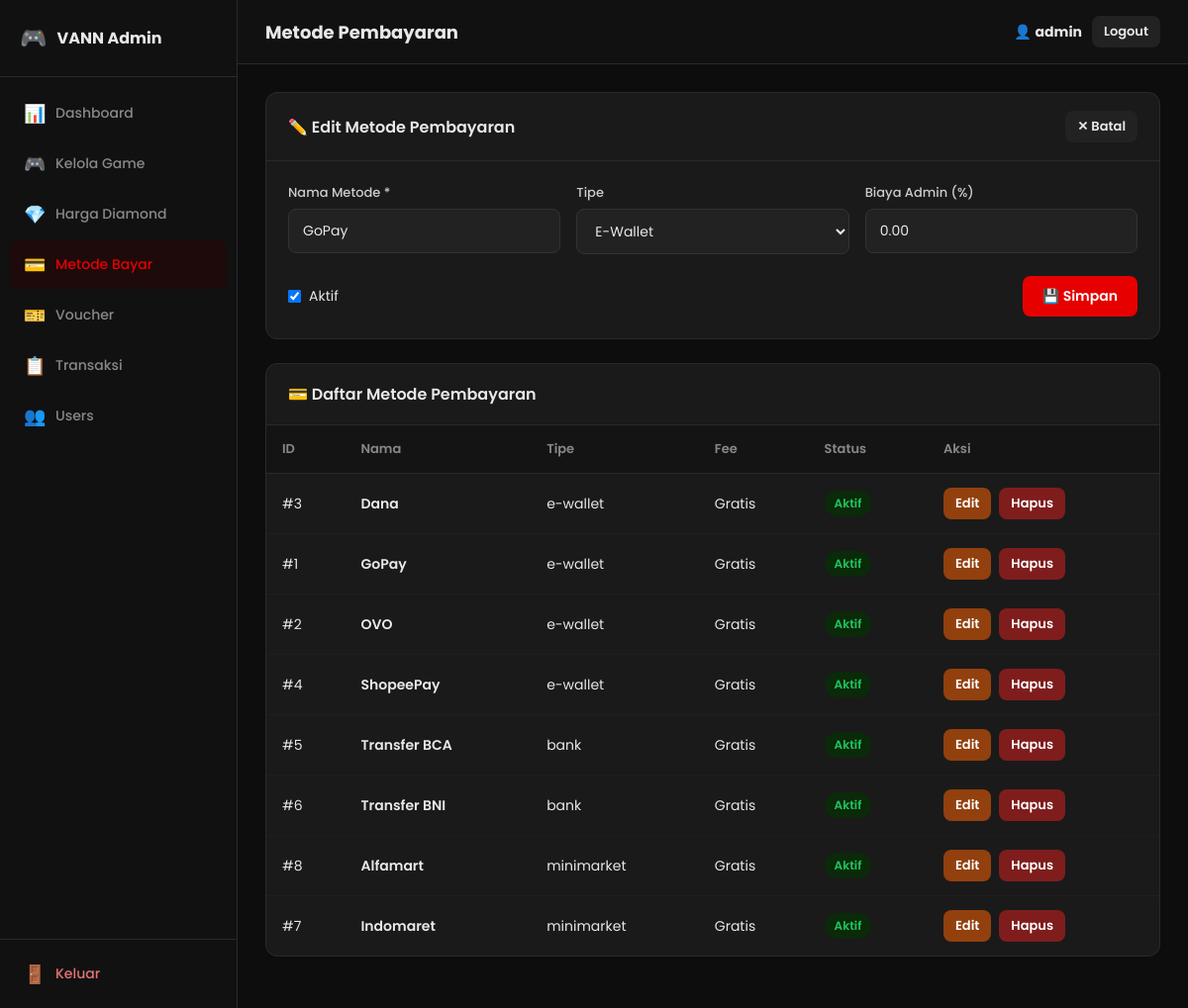
The app's page /admin/?page=payments&edit=1 with its own data.
### tables this page shows
CREATE TABLE IF NOT EXISTS payment_methods (
    method_id INT AUTO_INCREMENT PRIMARY KEY,
    method_name VARCHAR(100) NOT NULL,
    method_type ENUM('e-wallet','bank','minimarket','crypto') DEFAULT 'e-wallet',
    is_active TINYINT(1) DEFAULT 1,
    fee_pct DECIMAL(5,2) DEFAULT 0.00,
    created_at DATETIME DEFAULT NOW()
);

### config/helpers.php (called while the page is built, shortened)
<?php
function esc(string $str): string {
    return htmlspecialchars($str, ENT_QUOTES, 'UTF-8');
}

### admin/pages/payments.php (the view, shortened to what this page needs)
<?php
$edit = null;
if (isset($_GET['edit'])) {
    $eid  = intval($_GET['edit']);
    $edit = $conn->query("SELECT * FROM payment_methods WHERE method_id=$eid")->fetch_assoc();
}
$methods = $conn->query("SELECT * FROM payment_methods ORDER BY method_type, method_name");
?>
<div class="section-card" style="margin-bottom:24px;">
  <div class="section-header">
    <h2><?= $edit ? '✏️ Edit Metode Pembayaran' : '➕ Tambah Metode Pembayaran' ?></h2>
    <?php if ($edit): ?><a href="?page=payments" class="btn btn-sm btn-secondary">✕ Batal</a><?php endif; ?>
  </div>
  <form method="POST">
    <div class="form-grid">
      <div class="field">
        <label>Nama Metode *</label>
        <input type="text" name="method_name" value="<?= esc($edit['method_name'] ?? '') ?>" placeholder="Contoh: GoPay" required>
      </div>
      <div class="field">
        <label>Tipe</label>
        <select name="method_type">
          <?php foreach (['e-wallet'=>'E-Wallet','bank'=>'Transfer Bank','minimarket'=>'Minimarket','crypto'=>'Crypto'] as $v=>$l): ?>
          <option value="<?= $v ?>" <?= (($edit['method_type'] ?? 'e-wallet') === $v) ? 'selected' : '' ?>><?= $l ?></option>
          <?php endforeach; ?>
        </select>
      </div>
      <div class="field">
        <label>Biaya Admin (%)</label>
        <input type="number" name="fee_pct" value="<?= $edit['fee_pct'] ?? 0 ?>" step="0.01" min="0" placeholder="0 = gratis">
      </div>
    </div>
    <div style="display:flex;gap:20px;padding:0 22px 22px;align-items:center;">
      <label style="display:flex;align-items:center;gap:8px;font-size:14px;cursor:pointer;">
        <input type="checkbox" name="is_active" <?= (($edit['is_active'] ?? 1) ? 'checked' : '') ?>> Aktif
      </label>
      <button type="submit" class="btn btn-primary" style="margin-left:auto;">
        <?= $edit ? '💾 Simpan' : '➕ Tambah' ?>
      </button>
    </div>
  </form>
</div>
<div class="section-card">
  <div class="section-header"><h2>💳 Daftar Metode Pembayaran</h2></div>
  <div class="table-wrap">
    <table>
      <thead>
        <tr><th>ID</th><th>Nama</th><th>Tipe</th><th>Fee</th><th>Status</th><th>Aksi</th></tr>
      </thead>
      <tbody>
        <?php if ($methods->num_rows === 0): ?>
        <tr><td colspan="6"><div class="empty-state"><div class="icon">💳</div><p>Belum ada metode pembayaran.</p></div></td></tr>
        <?php else: ?>
        <?php while ($m = $methods->fetch_assoc()): ?>
        <tr>
          <td>#<?= $m['method_id'] ?></td>
          <td style="font-weight:600;"><?= esc($m['method_name']) ?></td>
          <td><?= esc($m['method_type']) ?></td>
          <td><?= $m['fee_pct'] > 0 ? $m['fee_pct'].'%' : 'Gratis' ?></td>
          <td>
            <a href="?page=payments&toggle=<?= $m['method_id'] ?>" style="text-decoration:none;">
              <span class="badge-status <?= $m['is_active'] ? 'badge-active' : 'badge-inactive' ?>">
                <?= $m['is_active'] ? 'Aktif' : 'Nonaktif' ?>
              </span>
            </a>
          </td>
          <td>
            <div class="cell-actions">
              <a href="?page=payments&edit=<?= $m['method_id'] ?>" class="btn btn-sm btn-warning">Edit</a>
              <a href="?page=payments&delete=<?= $m['method_id'] ?>" class="btn btn-sm btn-danger"
                 onclick="return confirm('Hapus metode ini?')">Hapus</a>
            </div>
          </td>
        </tr>
        <?php endwhile; ?>
        <?php endif; ?>
      </tbody>
    </table>
  </div>
</div>

### admin/assets/admin.css (style rules this page uses)
:root { --bg: #0d0d0d; --sidebar-bg: #111; --sidebar-w: 240px; --card-bg: #1a1a1a; --card-bg2: #222; --border: #2a2a2a; --text: #e8e8e8; --text-muted: #888; --red: #e60000; --red-dark: #b00; --green: #22c55e; --blue: #3b82f6; --yellow: #f59e0b; --radius: 12px; }
*, *::before, *::after { margin:0; padding:0; box-sizing:border-box; }
html { font-size: 15px; }
body { background:var(--bg); color:var(--text); font-family:'Poppins',Arial,sans-serif; display:flex; min-height:100vh; }
.section-card { background:var(--card-bg); border-radius:var(--radius); border:1px solid var(--border); overflow:hidden; margin-bottom:24px; }
.section-header { display:flex; align-items:center; justify-content:space-between; padding:18px 22px; border-bottom:1px solid var(--border); }
.section-header h2 { font-size:16px; font-weight:600; }
.form-grid { display:grid; grid-template-columns:repeat(auto-fit,minmax(240px,1fr)); gap:16px; padding:22px; }
.field { display:flex; flex-direction:column; gap:6px; }
.field label { font-size:13px; font-weight:500; color:#ccc; }
.field input, .field select, .field textarea { padding:11px 14px; background:var(--card-bg2); border:1px solid #333; border-radius:8px; color:var(--text); font-size:14px; font-family:inherit; outline:none; transition:border-color .2s; }
.btn { display:inline-flex; align-items:center; gap:6px; padding:10px 20px; border:none; border-radius:8px; font-size:14px; font-weight:600; cursor:pointer; transition:all .2s; text-decoration:none; font-family:inherit; }
.btn-primary { background:var(--red); color:#fff; }
.btn-warning { background:#92400e; color:#fff; }
.btn-danger { background:#7f1d1d; color:#fff; }
.btn-secondary { background:var(--card-bg2); color:var(--text); }
.btn-sm { padding:6px 12px; font-size:13px; }
.table-wrap { overflow-x:auto; }
table { width:100%; border-collapse:collapse; }
thead th { padding:14px 16px; text-align:left; font-size:13px; font-weight:600; color:var(--text-muted); background:#141414; border-bottom:1px solid var(--border); }
tbody td { padding:14px 16px; font-size:14px; border-bottom:1px solid #1e1e1e; vertical-align:middle; }
tbody tr:last-child td { border-bottom:none; }
.cell-actions { display:flex; gap:8px; }
.badge-status { padding:4px 10px; border-radius:20px; font-size:12px; font-weight:600; display:inline-block; }
.badge-active { background:#0a2a0a; color:var(--green); }

### records on screen
payment_methods: method_name "GoPay", method_type "E-Wallet", fee_pct "0.00", is_active "☑", method_id "1", method_type "e-wallet", shows "Gratis", shows "Aktif"
payment_methods: method_id "3", method_name "Dana", method_type "e-wallet", fee_pct "Gratis", is_active "Aktif"
payment_methods: method_id "2", method_name "OVO", method_type "e-wallet", fee_pct "Gratis", is_active "Aktif"
payment_methods: method_id "4", method_name "ShopeePay", method_type "e-wallet", fee_pct "Gratis", is_active "Aktif"
payment_methods: method_id "5", method_name "Transfer BCA", method_type "bank", fee_pct "Gratis", is_active "Aktif"
payment_methods: method_id "6", method_name "Transfer BNI", method_type "bank", fee_pct "Gratis", is_active "Aktif"
payment_methods: method_id "8", method_name "Alfamart", method_type "minimarket", fee_pct "Gratis", is_active "Aktif"
payment_methods: method_id "7", method_name "Indomaret", method_type "minimarket", fee_pct "Gratis", is_active "Aktif"

### other values on screen
$m['icon'] "📊"
$m['label'] "Dashboard"
$m['icon'] "🎮"
$m['label'] "Kelola Game"
$m['icon'] "💎"
$m['label'] "Harga Diamond"
$m['icon'] "💳"
$m['label'] "Metode Bayar"
$m['icon'] "🎫"
$m['label'] "Voucher"
$m['icon'] "📋"
$m['label'] "Transaksi"
$m['icon'] "👥"
$m['label'] "Users"
$pageTitle "Metode Pembayaran"
